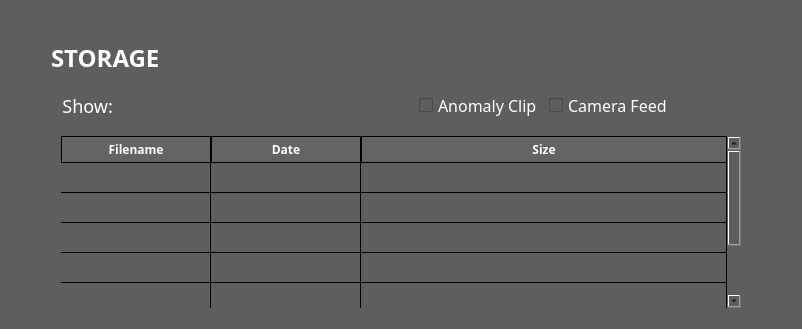
              <widget class="QWidget" name="storage_page">
               <property name="styleSheet">
                <string notr="true">*{
font-family: century gothic;
background-color:#605E5C ;
}
QLineEdit, QTextEdit{
background: #201f1f;
border:#201f1f;
color:white;
font-size:18px;
}
QLabel{
color: white;
font-size: 18px;

}
QPushButton, QToolButton{
font-weight:bold;
color:white ;
background:#201f1f;
}
QPushButton:hover{
color:white;
background-color:black;
}
</string>
               </property>
               <layout class="QVBoxLayout" name="verticalLayout_4">
                <item>
                 <spacer name="verticalSpacer_3">
                  <property name="orientation">
                   <enum>Qt::Vertical</enum>
                  </property>
                  <property name="sizeType">
                   <enum>QSizePolicy::Minimum</enum>
                  </property>
                  <property name="sizeHint" stdset="0">
                   <size>
                    <width>20</width>
                    <height>30</height>
                   </size>
                  </property>
                 </spacer>
                </item>
                <item>
                 <layout class="QHBoxLayout" name="horizontalLayout_9">
                  <item>
                   <spacer name="horizontalSpacer_9">
                    <property name="orientation">
                     <enum>Qt::Horizontal</enum>
                    </property>
                    <property name="sizeType">
                     <enum>QSizePolicy::Fixed</enum>
                    </property>
                    <property name="sizeHint" stdset="0">
                     <size>
                      <width>40</width>
                      <height>20</height>
                     </size>
                    </property>
                   </spacer>
                  </item>
                  <item>
                   <widget class="QLabel" name="storage_label">
                    <property name="styleSheet">
                     <string notr="true">FONT-WEIGHT:BOLD;
font-size:24px</string>
                    </property>
                    <property name="text">
                     <string>STORAGE</string>
                    </property>
                    <property name="alignment">
                     <set>Qt::AlignLeading|Qt::AlignLeft|Qt::AlignVCenter</set>
                    </property>
                   </widget>
                  </item>
                  <item>
                   <spacer name="horizontalSpacer_10">
                    <property name="orientation">
                     <enum>Qt::Horizontal</enum>
                    </property>
                    <property name="sizeHint" stdset="0">
                     <size>
                      <width>40</width>
                      <height>20</height>
                     </size>
                    </property>
                   </spacer>
                  </item>
                 </layout>
                </item>
                <item>
                 <spacer name="verticalSpacer_12">
                  <property name="orientation">
                   <enum>Qt::Vertical</enum>
                  </property>
                  <property name="sizeType">
                   <enum>QSizePolicy::Minimum</enum>
                  </property>
                  <property name="sizeHint" stdset="0">
                   <size>
                    <width>20</width>
                    <height>10</height>
                   </size>
                  </property>
                 </spacer>
                </item>
                <item>
                 <layout class="QHBoxLayout" name="horizontalLayout_8">
                  <item>
                   <widget class="QLabel" name="show_label">
                    <property name="text">
                     <string>           Show:</string>
                    </property>
                   </widget>
                  </item>
                  <item>
                   <spacer name="horizontalSpacer_7">
                    <property name="orientation">
                     <enum>Qt::Horizontal</enum>
                    </property>
                    <property name="sizeType">
                     <enum>QSizePolicy::Fixed</enum>
                    </property>
                    <property name="sizeHint" stdset="0">
                     <size>
                      <width>300</width>
                      <height>20</height>
                     </size>
                    </property>
                   </spacer>
                  </item>
                  <item>
                   <widget class="QCheckBox" name="anomalyClip_checkBox">
                    <property name="styleSheet">
                     <string notr="true">
font-size:16px;
color:white;</string>
                    </property>
                    <property name="text">
                     <string>Anomaly Clip</string>
                    </property>
                   </widget>
                  </item>
                  <item>
                   <widget class="QCheckBox" name="cameraFeed_checkBox">
                    <property name="styleSheet">
                     <string notr="true">
font-size:16px;
color:white;</string>
                    </property>
                    <property name="text">
                     <string>Camera Feed</string>
                    </property>
                    <property name="iconSize">
                     <size>
                      <width>30</width>
                      <height>30</height>
                     </size>
                    </property>
                    <property name="checked">
                     <bool>false</bool>
                    </property>
                    <property name="autoRepeat">
                     <bool>false</bool>
                    </property>
                    <property name="autoExclusive">
                     <bool>false</bool>
                    </property>
                    <property name="tristate">
                     <bool>false</bool>
                    </property>
                   </widget>
                  </item>
                  <item>
                   <spacer name="horizontalSpacer_8">
                    <property name="orientation">
                     <enum>Qt::Horizontal</enum>
                    </property>
                    <property name="sizeHint" stdset="0">
                     <size>
                      <width>40</width>
                      <height>20</height>
                     </size>
                    </property>
                   </spacer>
                  </item>
                 </layout>
                </item>
                <item>
                 <layout class="QHBoxLayout" name="horizontalLayout_7">
                  <item>
                   <spacer name="horizontalSpacer_6">
                    <property name="orientation">
                     <enum>Qt::Horizontal</enum>
                    </property>
                    <property name="sizeType">
                     <enum>QSizePolicy::Fixed</enum>
                    </property>
                    <property name="sizeHint" stdset="0">
                     <size>
                      <width>40</width>
                      <height>20</height>
                     </size>
                    </property>
                   </spacer>
                  </item>
                  <item>
                   <widget class="QTableWidget" name="storage_tableWidget">
                    <property name="minimumSize">
                     <size>
                      <width>700</width>
                      <height>0</height>
                     </size>
                    </property>
                    <property name="styleSheet">
                     <string notr="true">QTableWidget{ 
  width: 100%;
   padding: 10px;
  text-align: left;
color: white;
}


QHeaderView::section {
color:white;
    background-color: #646464;
    padding: 2px;
    border: 1px solid black;
    font-size: 12px;
font-weight:bold;

}

QTableWidget {
    gridline-color: black;
    font-size: 14px;
}

QTableWidget QTableCornerButton::section {
    background-color: #646464;
    border: 1px solid black;
}</string>
                    </property>
                    <property name="frameShape">
                     <enum>QFrame::NoFrame</enum>
                    </property>
                    <attribute name="horizontalHeaderCascadingSectionResizes">
                     <bool>true</bool>
                    </attribute>
                    <attribute name="horizontalHeaderDefaultSectionSize">
                     <number>150</number>
                    </attribute>
                    <attribute name="horizontalHeaderStretchLastSection">
                     <bool>true</bool>
                    </attribute>
                    <attribute name="verticalHeaderVisible">
                     <bool>false</bool>
                    </attribute>
                    <attribute name="verticalHeaderHighlightSections">
                     <bool>false</bool>
                    </attribute>
                    <row>
                     <property name="text">
                      <string>1</string>
                     </property>
                    </row>
                    <row>
                     <property name="text">
                      <string>2</string>
                     </property>
                    </row>
                    <row>
                     <property name="text">
                      <string>3</string>
                     </property>
                    </row>
                    <row>
                     <property name="text">
                      <string>4</string>
                     </property>
                    </row>
                    <row>
                     <property name="text">
                      <string>5</string>
                     </property>
                    </row>
                    <row>
                     <property name="text">
                      <string>6</string>
                     </property>
                    </row>
                    <column>
                     <property name="text">
                      <string>Filename</string>
                     </property>
                    </column>
                    <column>
                     <property name="text">
                      <string>Date</string>
                     </property>
                    </column>
                    <column>
                     <property name="text">
                      <string>Size</string>
                     </property>
                    </column>
                   </widget>
                  </item>
                  <item>
                   <spacer name="horizontalSpacer_5">
                    <property name="orientation">
                     <enum>Qt::Horizontal</enum>
                    </property>
                    <property name="sizeHint" stdset="0">
                     <size>
                      <width>40</width>
                      <height>20</height>
                     </size>
                    </property>
                   </spacer>
                  </item>
                 </layout>
                </item>
               </layout>
              </widget>
